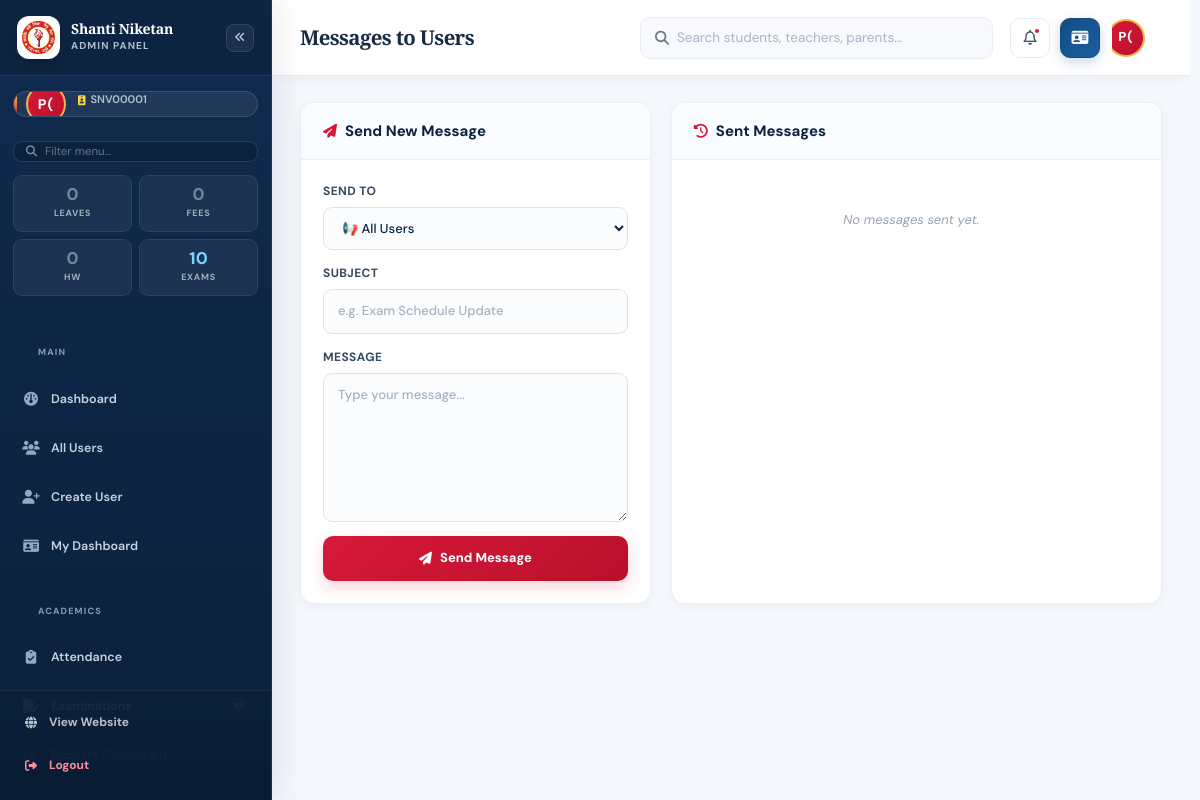
/admin/messages (signed in), run on the app's committed database.
### tables this page shows
CREATE TABLE users (
            id INTEGER PRIMARY KEY AUTOINCREMENT, unique_id TEXT UNIQUE, role TEXT NOT NULL,
            name TEXT NOT NULL, email TEXT UNIQUE NOT NULL, phone TEXT NOT NULL,
            password_hash TEXT NOT NULL, force_password_change INTEGER DEFAULT 1,
            dob TEXT, gender TEXT, qualification TEXT, experience TEXT, subject TEXT,
            designation TEXT, department TEXT, relation TEXT, child_name TEXT,
            child_class TEXT, address TEXT, is_active INTEGER DEFAULT 1,
            created_at TEXT NOT NULL DEFAULT CURRENT_TIMESTAMP, blood_group TEXT, marital_status TEXT, aadhar TEXT, pan TEXT, nationality TEXT, mother_tongue TEXT, alternate_mobile TEXT, whatsapp TEXT, city TEXT, state TEXT, pincode TEXT, photo_url TEXT, specialization TEXT, classes_assigned TEXT, languages TEXT, employee_id TEXT, joining_date TEXT, employment_type TEXT, total_experience TEXT, previous_school TEXT, salary TEXT, bank_name TEXT, account_number TEXT, ifsc TEXT, emergency_name TEXT, emergency_contact TEXT, notes TEXT, reporting_to TEXT, occupation TEXT, education TEXT, annual_income TEXT, spouse_name TEXT, spouse_occupation TEXT, spouse_mobile TEXT, office_phone TEXT, office_address TEXT, child_admission_no TEXT, child_section TEXT, child_dob TEXT, admission_no TEXT, roll_no TEXT, admission_date TEXT, class_name TEXT, section TEXT, previous_class TEXT, previous_percentage TEXT, category TEXT, religion TEXT, father_name TEXT, father_occupation TEXT, father_mobile TEXT, father_email TEXT, father_education TEXT, mother_name TEXT, mother_occupation TEXT, mother_mobile TEXT, mother_email TEXT, mother_education TEXT, guardian_name TEXT, guardian_relation TEXT, guardian_mobile TEXT, allergies TEXT, medical_conditions TEXT, disability TEXT, transport_route TEXT, pickup_point TEXT, vehicle_no TEXT, sibling_name TEXT, sibling_class TEXT, hobbies TEXT);

### app.py (the view, shortened to what this page needs)
@app.route('/admin/messages', methods=['GET', 'POST'])
@admin_required
def admin_messages():
    db = get_db()
    sent = db.execute('''SELECT m.*, u.name as from_name FROM messages m
                          JOIN users u ON m.from_user_id = u.id
                          ORDER BY m.id DESC LIMIT 30''').fetchall()
    users_list = db.execute("SELECT id, name, unique_id, role FROM users ORDER BY name").fetchall()
    return render_template('admin_messages.html', sent=sent, users_list=users_list, active_page='messages')

### app.py (called while the page is built, shortened)
def get_db():
    if 'db' not in g:
        g.db = sqlite3.connect(DB_PATH, timeout=15)
        g.db.row_factory = sqlite3.Row
        g.db.execute('PRAGMA foreign_keys = ON')
        g.db.execute('PRAGMA busy_timeout = 15000')
    return g.db

def get_user_by_id(uid):
    db = get_db()
    return db.execute('SELECT * FROM users WHERE id = ?', (uid,)).fetchone()

@app.before_request
def sync_session_user_info():
    if session.get('user_id'):
        user = get_db().execute(
            'SELECT id, photo_url, name, role, is_active FROM users WHERE id = ?',
            (session['user_id'],)
        ).fetchone()
        if not user or not user['is_active']:
            session.clear()
            return None
        session['photo_url'] = user['photo_url']
        session['user_name'] = user['name']
        session['user_role'] = user['role']

@app.before_request
def basic_csrf_origin_guard():
    if request.method not in {'POST', 'PUT', 'PATCH', 'DELETE'}:
        return None

@app.after_request
def add_headers(response):
    response.headers['X-Content-Type-Options'] = 'nosniff'
    response.headers['X-Frame-Options'] = 'SAMEORIGIN'
    response.headers['Referrer-Policy'] = 'strict-origin-when-cross-origin'
    response.headers['Permissions-Policy'] = 'camera=(), microphone=(), geolocation=()'
    response.headers['Cache-Control'] = 'no-store' if session.get('user_id') else response.headers.get('Cache-Control', 'public, max-age=0')
    if request.is_secure:
        response.headers['Strict-Transport-Security'] = 'max-age=31536000; includeSubDomains'
    return response

### templates/admin_messages.html (shortened to what this page needs)
{% extends "admin_base.html" %}
{% block page_title %}Messages to Users{% endblock %}
{% block content %}
<div class="admin-grid-2-uneven">
    <div class="admin-panel">
        <div class="admin-panel-head"><h3><i class="fa-solid fa-paper-plane"></i> Send New Message</h3></div>
        <form method="POST" action="{{ url_for('admin_messages') }}" class="admin-form">
            <label>Send To
                <select name="to_role" id="toRole" onchange="toggleUserSelect()">
                    <option value="all">📢 All Users</option>
                </select>
            </label>
            <label>Subject
                <input type="text" name="subject" required maxlength="200" placeholder="e.g. Exam Schedule Update">
            </label>
            <label>Message
                <textarea name="body" rows="6" required maxlength="2000" placeholder="Type your message..."></textarea>
            </label>
            <button type="submit" class="btn-admin-primary"><i class="fa-solid fa-paper-plane"></i> Send Message</button>
        </form>
    </div>
    <div class="admin-panel">
        <div class="admin-panel-head"><h3><i class="fa-solid fa-clock-rotate-left"></i> Sent Messages</h3></div>
        <div class="admin-notice-list">
            {% for m in sent %}
            <div class="admin-notice-item" style="flex-direction:column; align-items:flex-start;">
                <div style="width:100%;">
                    <small class="muted">To: {{ m.to_role or 'Specific' }} • {{ m.created_at[:16] }}</small>
                    <p style="font-weight:700;color:#0a2340;margin:5px 0;">{{ m.subject }}</p>
                    <span style="font-size:12px;color:#65758a;">{{ m.body[:150] }}{% if m.body|length > 150 %}...{% endif %}</span>
                </div>
            </div>
            {% else %}
            <p class="empty-row">No messages sent yet.</p>
            {% endfor %}
        </div>
    </div>
</div>
{% endblock %}

### templates/admin_base.html (shortened to what this page needs)
<!DOCTYPE html>
<html lang="en">
<head>
    <link rel="stylesheet" href="https://cdnjs.cloudflare.com/ajax/libs/font-awesome/6.5.2/css/all.min.css">
    <link rel="stylesheet" href="{{ url_for('static', filename='css/style.css') }}">
</head>
<body class="admin-body">
    <aside class="admin-sidebar" id="adminSidebar" aria-label="Admin sidebar">
        <div class="admin-sidebar-head">
            <a href="{{ url_for('admin_dashboard') }}" class="admin-logo" aria-label="Admin home">
                <img src="{{ url_for('static', filename='images/school_logo.png') }}" alt="School Logo"
                    class="school_logo">
                <div class="brand-text">
                    <strong>Shanti Niketan</strong>
                    <small>Admin Panel</small>
                </div>
            </a>
            <button type="button" class="admin-sidebar-collapse-btn" id="sidebarCollapseBtn"
                aria-label="Collapse sidebar" title="Collapse sidebar">
                <i class="fa-solid fa-angles-left"></i>
            </button>
        </div>
        {% if session.get('user_id') %}
        <div class="admin-user-box">
            {% if session.get('photo_url') %}
            <div class="admin-user-avatar has-photo">
                <img src="{{ session['photo_url'] }}" alt="{{ session['user_name'] }}">
            </div>
            {% else %}
            <div class="admin-user-avatar">
                {{ session['user_name'].split()[0][0] | upper }}{{ session['user_name'].split()[-1][0] | upper if
                session['user_name'].split()|length > 1 else '' }}
            </div>
            {% endif %}
            <div class="admin-user-text">
                <small><i class="fa-solid fa-id-badge"></i> {{ session.get('unique_id', 'N/A') }}</small>
                <span class="admin-role-badge">
                </span>
            </div>
        </div>
        {% endif %}
        <div class="admin-sidebar-search">
            <i class="fa-solid fa-magnifying-glass"></i>
            <input type="text" id="sidebarSearch" placeholder="Filter menu..." autocomplete="off">
        </div>
        <div class="admin-quick-stats">
            <a href="{{ url_for('admin_leaves') }}" class="admin-qstat amber {% if not pending_leaves %}zero{% endif %}"
                title="Pending leave requests">
                <strong>{{ pending_leaves or 0 }}</strong>
                <small>Leaves</small>
            </a>
            <a href="{{ url_for('admin_fees') }}" class="admin-qstat green {% if not pending_fees %}zero{% endif %}"
                title="Pending fee verifications">
                <strong>{{ pending_fees or 0 }}</strong>
                <small>Fees</small>
            </a>
            <a href="{{ url_for('admin_homework') }}"
                class="admin-qstat purple {% if not total_homework %}zero{% endif %}" title="Total homework">
                <strong>{{ total_homework or 0 }}</strong>
                <small>HW</small>
            </a>
            <a href="{{ url_for('admin_exams_list') }}"
                class="admin-qstat blue {% if not pending_exam_submissions %}zero{% endif %}"
                title="Pending exam submissions">
                <strong>{{ pending_exam_submissions or 0 }}</strong>
                <small>Exams</small>
            </a>
        </div>
        <nav class="admin-nav">
            <div class="admin-nav-group-label">Main</div>
            <a href="{{ url_for('admin_dashboard') }}"
                class="admin-nav-link {% if active_page == 'dashboard' %}active{% endif %}" data-label="Dashboard">
                <i class="fa-solid fa-gauge"></i><span class="nav-label">Dashboard</span>
            </a>
            <a href="{{ url_for('admin_users') }}"
                class="admin-nav-link {% if active_page == 'users' %}active{% endif %}" data-label="All Users">
                <i class="fa-solid fa-users"></i><span class="nav-label">All Users</span>
            </a>
            <a href="{{ url_for('admin_create_user') }}"
                class="admin-nav-link {% if active_page == 'create_user' %}active{% endif %}" data-label="Create User">
                <i class="fa-solid fa-user-plus"></i><span class="nav-label">Create User</span>
            </a>
            <a href="{{ url_for('user_dashboard') }}" class="admin-nav-link" data-label="My Dashboard">
                <i class="fa-solid fa-id-card"></i><span class="nav-label">My Dashboard</span>
            </a>
            <div class="admin-nav-group-label">Academics</div>
            <a href="{{ url_for('admin_attendance') }}"
                class="admin-nav-link {% if active_page == 'attendance' %}active{% endif %}" data-label="Attendance">
                <i class="fa-solid fa-clipboard-check"></i><span class="nav-label">Attendance</span>
            </a>
            <a href="{{ url_for('admin_exams_list') }}"
                class="admin-nav-link {% if active_page == 'exams' %}active{% endif %}" data-label="Examinations">
                <i class="fa-solid fa-file-pen"></i><span class="nav-label">Examinations</span>
                {% if pending_exam_submissions and pending_exam_submissions > 0 %}
                <span class="nav-badge danger">{{ pending_exam_submissions }}</span>
                {% endif %}
            </a>
            <a href="{{ url_for('admin_reports_dashboard') }}"
                class="admin-nav-link {% if active_page == 'reports_dashboard' %}active{% endif %}"
                data-label="Reports Dashboard">
                <i class="fa-solid fa-chart-line"></i><span class="nav-label">Reports Dashboard</span>
            </a>
            <a href="{{ url_for('teacher_question_papers') }}"
                class="admin-nav-link {% if active_page == 'question_papers' %}active{% endif %}"
                data-label="Question Papers">
                <span class="nav-label">Question Papers</span>
                {% if total_question_papers and total_question_papers > 0 %}
                <span class="nav-badge">{{ total_question_papers }}</span>
                {% endif %}
            </a>
        </nav>
        <div class="admin-sidebar-foot">
            <a href="{{ url_for('home') }}" target="_blank" rel="noopener" class="admin-sidebar-foot-link">
                <i class="fa-solid fa-globe"></i><span>View Website</span>
            </a>
            <a href="{{ url_for('logout') }}" class="admin-sidebar-foot-link logout">
                <i class="fa-solid fa-right-from-bracket"></i><span>Logout</span>
            </a>
        </div>
    </aside>
    <div class="admin-main">
        <header class="admin-topbar">
            <h1 class="admin-page-title">{% block page_title %}Dashboard{% endblock %}</h1>
            <form class="admin-search" action="{{ url_for('admin_users') }}" method="get" role="search">
                <i class="fa-solid fa-magnifying-glass"></i>
                <input type="search" name="q" value="{{ request.args.get('q', '') }}"
                    placeholder="Search students, teachers, parents..." aria-label="Search">
            </form>
            <div class="admin-user-info">
                <div class="admin-topbar-notif" id="adminNotifWrapper">
                    <button type="button" class="admin-topbar-icon admin-notif-btn" id="adminNotifBtn"
                        aria-haspopup="true" aria-expanded="false" aria-controls="adminNotifDropdown"
                        aria-label="Notifications" title="Notifications">
                        <i class="fa-regular fa-bell"></i>
                        {% set total_notifs = (pending_leaves or 0) + (pending_fees or 0) + (total_homework or 0) +
                        (pending_exam_submissions or 0) %}
                        {% if total_notifs > 0 %}
                        <span class="notif-dot-badge" aria-hidden="true"></span>
                        {% endif %}
                    </button>
                </div>
                <a href="{{ url_for('user_dashboard') }}" class="admin-topbar-icon admin-my-dash-btn"
                    aria-label="My Dashboard" title="My Dashboard">
                    <i class="fa-solid fa-id-card"></i>
                </a>
                <div class="admin-user-profile" id="adminUserProfile">
                    <button type="button" class="admin-user-btn" id="adminUserBtn" aria-haspopup="true"
                        aria-expanded="false" aria-controls="adminUserDropdown"
                        title="{{ session['user_name'] }} — click to open menu">
                        {% if session.get('photo_url') %}
                        <div class="admin-user-avatar has-photo">
                            <img src="{{ session['photo_url'] }}" alt="{{ session['user_name'] }}">
                        </div>
                        {% else %}
                        <div class="admin-user-avatar">
                            {{ session['user_name'].split()[0][0] | upper }}{{ session['user_name'].split()[-1][0] |
                            upper if session['user_name'].split()|length > 1 else '' }}
                        </div>
                        {% endif %}
                    </button>
                </div>
            </div>
        </header>
        <div class="admin-content">
            {% block content %}{% endblock %}
        </div>
    </div>
</body>
</html>

### data on the page
users: user_name "P", user_name|length "(", get "SNV00001"

### other printed values
{{ pending_leaves or 0 }} "0"
{{ pending_fees or 0 }} "0"
{{ total_homework or 0 }} "0"
{{ pending_exam_submissions or 0 }} "10"
